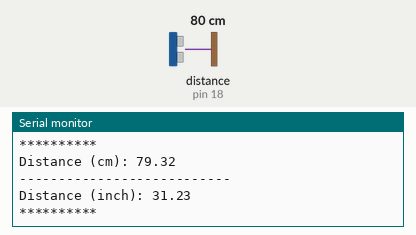
A sketch run on a simulated Arduino Uno, built with avr-gcc and run on an emulated ATmega328P. Shown: the last lines printed to the serial monitor. Wiring (inferred from the names in the program): ultrasonic range finder: trigger pin 5; echo pin 18. Inputs (shaded band) come from the test bench; at power-on: distance to the obstacle (sensor on pin 18) 80 cm. The echo pulse lasts 58.3 µs per cm.

Above: at 1.8 s.
1.9 s: distance to the obstacle (sensor on pin 18) set to 2 cm
At 2.5 s:
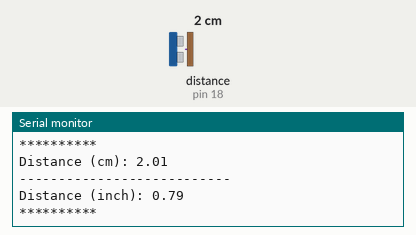
3.4 s: distance to the obstacle (sensor on pin 18) set to 4 cm
At 4.8 s:
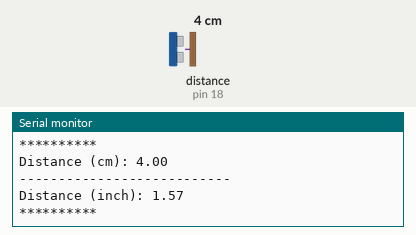
Timing chart, 0 to 6.4 s (numbered marks = the images above; inputs shaded):
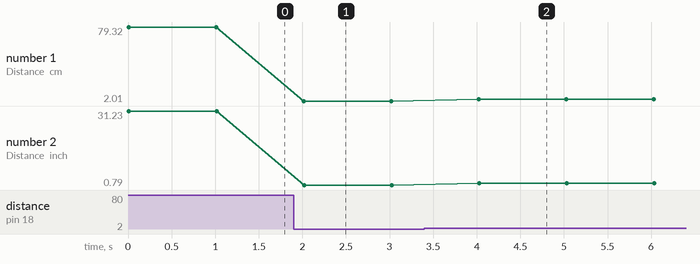

The sketch:

sketch_sep26a.ino
```cpp
// Mi medidor de Aproximidad supersonica
const int trigPin = 5;
const int echoPin = 18;

// define sound speed in cm/uS
#define SOUND_SPEED 0.034
#define CM_TO_INCH 0.393701

long duration;
float distanceCm;
float distanceInch;

void setup()
{
    Serial.begin(115200);     // Starts the serial communication
    pinMode(trigPin, OUTPUT); // Sets the trigPin as an Output
    pinMode(echoPin, INPUT);  // Sets the echoPin as an Input
}

void loop()
{
    // Clears the trigPin
    digitalWrite(trigPin, LOW);
    delayMicroseconds(2);

    // Sets the trigPin on HIGH state for 10 micro seconds
    digitalWrite(trigPin, HIGH);
    delayMicroseconds(10);
    digitalWrite(trigPin, LOW);

    // Reads the echoPin, returns the sound wave travel time in microseconds
    duration = pulseIn(echoPin, HIGH);

    // Calculate the distance
    distanceCm = duration * SOUND_SPEED / 2;

    // Convert to inches
    distanceInch = distanceCm * CM_TO_INCH;

    // Prints the distance in the Serial Monitor
    Serial.println("**********");
    Serial.print("Distance (cm): ");
    Serial.println(distanceCm);
    Serial.println("---------------------------");
    Serial.print("Distance (inch): ");
    Serial.println(distanceInch);
    Serial.println("**********");
    delay(1000);
}
```

Measured:
- after the input at 1.9 s, the serial monitor: prints a new line after 0.12 s (image 1)
- after the input at 3.4 s, the serial monitor: prints a new line after 0.62 s (image 2)
- plotted number 1: 79.32 → 2.01 after the input at 1.9 s, 2.01 → 4 after the input at 3.4 s
- plotted number 2: 31.23 → 0.79 after the input at 1.9 s, 0.79 → 1.57 after the input at 3.4 s
